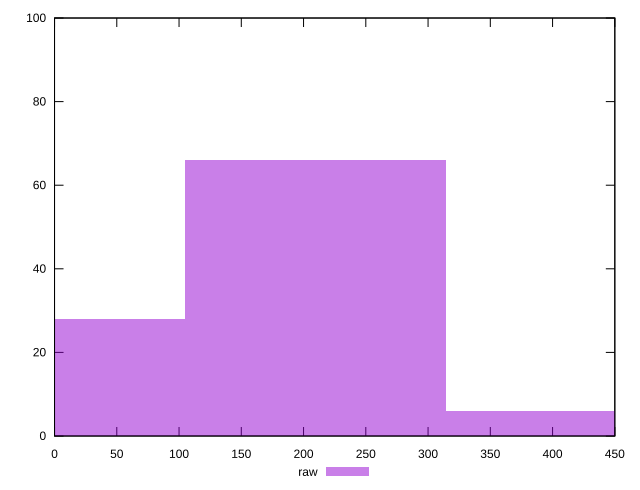

Here is the gnuplot script that generated this plot:
reset

$raw <<EOF
0 28
209.52667715722737 66
419.05335431445474 6
EOF

set key outside below
set boxwidth 209.52667715722737
set xrange [0:450]
set yrange [0:100]
set trange [0:100]
set style fill transparent solid 0.5 noborder
set terminal svg size 640, 490 enhanced background rgb 'white'
set output "reprap/unminified-css/samples/pages/raw/histogram.svg"

plot $raw title "raw" with boxes

reset
